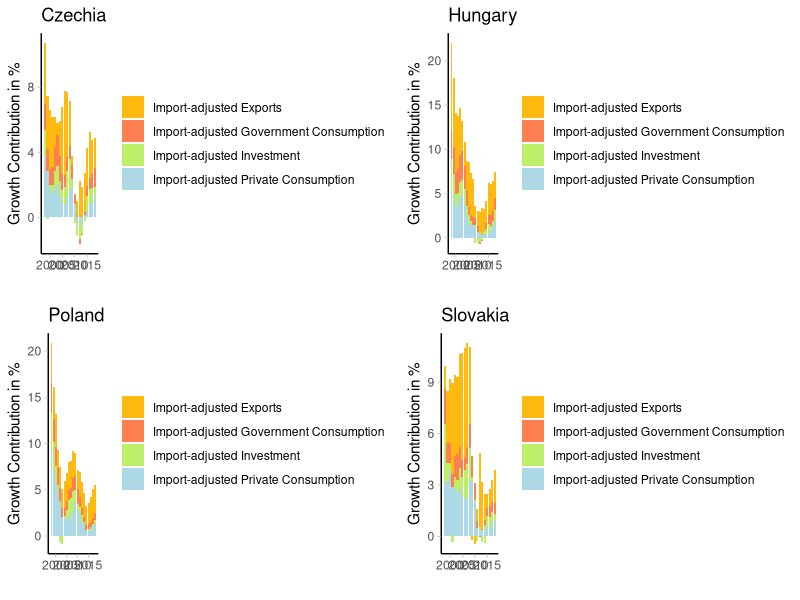
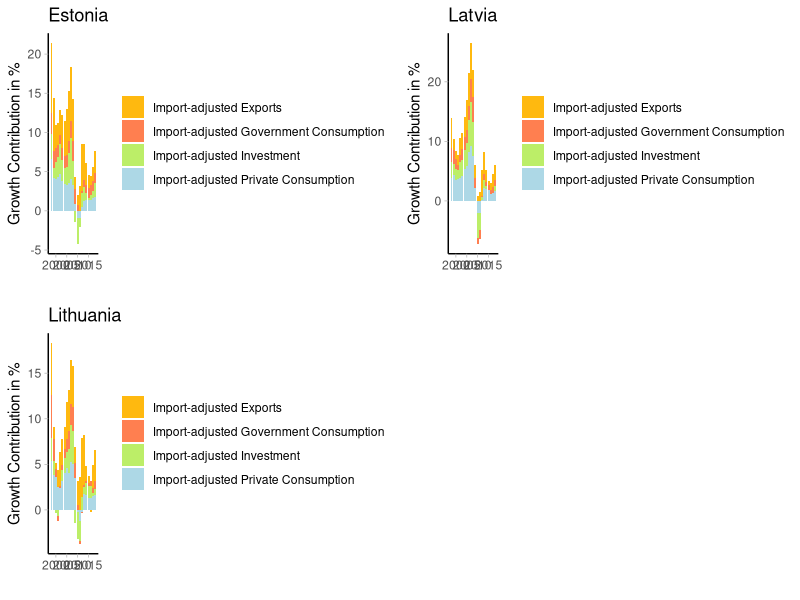

Generate these figures, in order, with R:
setwd("C:\\Users") # set working dir 
final <- read.csv("Final.csv") # data set containing only the import-adjusted FD components for V4 countries and the Baltics

################################################################
## Required libraries 
library(tidyverse)
library(gridExtra)
library(zoo)
################################################################library(zoo)

## pivoting the csv. data
final_pivoted <- pivot_longer(final, 
                        cols = GrowthRate_C:GrowthRate_EX,
                        names_to = "Categories",
                        values_to = "Value") 

## renaming the import-adjusted growth categories 
final_pivoted <- final_pivoted %>% 
  mutate(Categories = case_when(
    Categories == "GrowthRate_C" ~ "Import-adjusted Private Consumption",
    Categories == "GrowthRate_I" ~ "Import-adjusted Investment",
    Categories == "GrowthRate_G" ~ "Import-adjusted Government Consumption",
    Categories == "GrowthRate_EX" ~ "Import-adjusted Exports",
    TRUE ~ Categories
  ))

## Subsetting countries into separate dfs
## Computing 3-year moving averages 

Czechia <- final_pivoted %>% 
  filter(Country == "Czechia") %>% 
  mutate(moving_avg = ave(Value, Categories, FUN = function(x) rollmean(x, k = 3, align = "right", fill = NA)))

Hungary <- final_pivoted %>% 
  filter(Country == "Hungary") %>% 
  mutate(moving_avg = ave(Value, Categories, FUN = function(x) rollmean(x, k = 3, align = "right", fill = NA)))

Poland <- final_pivoted %>% 
  filter(Country == "Poland") %>% 
  mutate(moving_avg = ave(Value, Categories, FUN = function(x) rollmean(x, k = 3, align = "right", fill = NA)))

Slovakia <- final_pivoted %>% 
  filter(Country == "Slovakia") %>% 
  mutate(moving_avg = ave(Value, Categories, FUN = function(x) rollmean(x, k = 3, align = "right", fill = NA)))

Estonia <- final_pivoted %>% 
  filter(Country == "Estonia") %>% 
  mutate(moving_avg = ave(Value, Categories, FUN = function(x) rollmean(x, k = 3, align = "right", fill = NA)))

Latvia <- final_pivoted %>% 
  filter(Country == "Latvia") %>% 
  mutate(moving_avg = ave(Value, Categories, FUN = function(x) rollmean(x, k = 3, align = "right", fill = NA)))

Lithuania <- final_pivoted %>% 
  filter(Country == "Lithuania") %>% 
  mutate(moving_avg = ave(Value, Categories, FUN = function(x) rollmean(x, k = 3, align = "right", fill = NA)))

## Plotting the moving-averages using stacked barplot 
CZ <- ggplot(Czechia, aes(fill = Categories, y = moving_avg, x = Year))+
  geom_bar(position = "stack", stat = "identity") + 
  labs(title = "Czechia", x = "", y = "Growth Contribution in %") + 
  theme_light() +
  theme(panel.grid = element_blank(),
        panel.border = element_blank(),
        axis.line = element_line(color = "black"))+
  scale_fill_manual(
    name = "Categories",
    values = c("Import-adjusted Private Consumption" = "lightblue", 
               "Import-adjusted Investment" = "darkolivegreen2", 
               "Import-adjusted Government Consumption" = "coral",
               "Import-adjusted Exports" = "darkgoldenrod1"
               )) +
  guides(fill = guide_legend(title = NULL))

HU <- ggplot(Hungary, aes(fill = Categories, y = moving_avg, x = Year))+
  geom_bar(position = "stack", stat = "identity") + 
  labs(title = "Hungary", x = "", y = "Growth Contribution in %") + 
  theme_light() +
  theme(panel.grid = element_blank(),
        panel.border = element_blank(),
        axis.line = element_line(color = "black"))+
  scale_fill_manual(
    name = "Categories",
    values = c("Import-adjusted Private Consumption" = "lightblue", 
               "Import-adjusted Investment" = "darkolivegreen2", 
               "Import-adjusted Government Consumption" = "coral",
               "Import-adjusted Exports" = "darkgoldenrod1"
    ))+
  guides(fill = guide_legend(title = NULL))

PL <- ggplot(Poland, aes(fill = Categories, y = moving_avg, x = Year))+
  geom_bar(position = "stack", stat = "identity") + 
  labs(title = "Poland", x = "", y = "Growth Contribution in %") + 
  theme_light() +
  theme(panel.grid = element_blank(),
        panel.border = element_blank(),
        axis.line = element_line(color = "black"))+
  scale_fill_manual(
    name = "Categories",
    values = c("Import-adjusted Private Consumption" = "lightblue", 
               "Import-adjusted Investment" = "darkolivegreen2", 
               "Import-adjusted Government Consumption" = "coral",
               "Import-adjusted Exports" = "darkgoldenrod1"
    ))+
  guides(fill = guide_legend(title = NULL))

SK <- ggplot(Slovakia, aes(fill = Categories, y = moving_avg, x = Year))+
  geom_bar(position = "stack", stat = "identity") + 
  labs(title = "Slovakia", x = "", y = "Growth Contribution in %") + 
  theme_light() +
  theme(panel.grid = element_blank(),
        panel.border = element_blank(),
        axis.line = element_line(color = "black"))+
  scale_fill_manual(
    name = "Categories",
    values = c("Import-adjusted Private Consumption" = "lightblue", 
               "Import-adjusted Investment" = "darkolivegreen2", 
               "Import-adjusted Government Consumption" = "coral",
               "Import-adjusted Exports" = "darkgoldenrod1"
    ))+
  guides(fill = guide_legend(title = NULL))

EE <- ggplot(Estonia, aes(fill = Categories, y = moving_avg, x = Year))+
  geom_bar(position = "stack", stat = "identity") + 
  labs(title = "Estonia", x = "", y = "Growth Contribution in %") + 
  theme_light() +
  theme(panel.grid = element_blank(),
        panel.border = element_blank(),
        axis.line = element_line(color = "black"))+
  scale_fill_manual(
    name = "Categories",
    values = c("Import-adjusted Private Consumption" = "lightblue", 
               "Import-adjusted Investment" = "darkolivegreen2", 
               "Import-adjusted Government Consumption" = "coral",
               "Import-adjusted Exports" = "darkgoldenrod1"
    ))+
  guides(fill = guide_legend(title = NULL))

LV <- ggplot(Latvia, aes(fill = Categories, y = moving_avg, x = Year))+
  geom_bar(position = "stack", stat = "identity") + 
  labs(title = "Latvia", x = "", y = "Growth Contribution in %") + 
  theme_light() +
  theme(panel.grid = element_blank(),
        panel.border = element_blank(),
        axis.line = element_line(color = "black"))+
  scale_fill_manual(
    name = "Categories",
    values = c("Import-adjusted Private Consumption" = "lightblue", 
               "Import-adjusted Investment" = "darkolivegreen2", 
               "Import-adjusted Government Consumption" = "coral",
               "Import-adjusted Exports" = "darkgoldenrod1"
    ))+
  guides(fill = guide_legend(title = NULL))

LT <- ggplot(Lithuania, aes(fill = Categories, y = moving_avg, x = Year))+
  geom_bar(position = "stack", stat = "identity") + 
  labs(title = "Lithuania", x = "", y = "Growth Contribution in %") + 
  theme_light() +
  theme(panel.grid = element_blank(),
        panel.border = element_blank(),
        axis.line = element_line(color = "black"))+
  scale_fill_manual(
    name = "Categories",
    values = c("Import-adjusted Private Consumption" = "lightblue", 
               "Import-adjusted Investment" = "darkolivegreen2", 
               "Import-adjusted Government Consumption" = "coral",
               "Import-adjusted Exports" = "darkgoldenrod1"
    ))+
  guides(fill = guide_legend(title = NULL))

## Putting all together 
grid.arrange(CZ, HU, PL, SK, nrow = 2, ncol = 2)
grid.arrange(EE, LV, LT, nrow = 2, ncol = 2)
